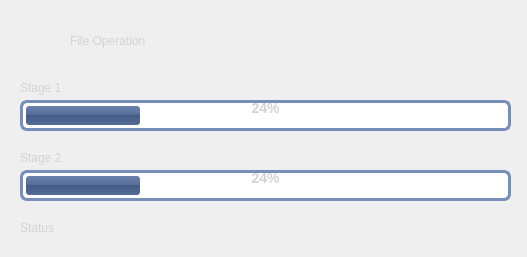
<?xml version="1.0" encoding="UTF-8"?>
<ui version="4.0">
 <class>Progress</class>
 <widget class="QWidget" name="Progress">
  <property name="geometry">
   <rect>
    <x>0</x>
    <y>0</y>
    <width>527</width>
    <height>257</height>
   </rect>
  </property>
  <property name="font">
   <font>
    <kerning>true</kerning>
   </font>
  </property>
  <property name="windowTitle">
   <string>Form</string>
  </property>
  <property name="styleSheet">
   <string notr="true">QMainWindow {
background-image: url(:/Images/Marble.jpg);
border-radius: 6px;
border-width: 3px;
}


QProgressBar {
color: lightgray;
border-width: 3px;
border-color: #778EB8;
border-style: solid;
border-radius: 7px;
padding: 3px;
font: bold &quot;Ubuntu&quot;;
font-size: 14px;
padding-left: 3px;
padding-right: 3px;
text-align: centered;
}

QProgressBar::chunk {
background-color: QLinearGradient( x1: 0, y1: 0, x2: 0, y2: 1,  stop: 0 #6B82AC, stop: 0.49 #566D97, stop: 0.5 #445B85, stop: 1 #566D97);
border-radius: 3px;
}

QLabel {
	color:	lightgray;
	font: bold &quot;Ubuntu&quot;;
	font-size: 12px;
}
</string>
  </property>
  <widget class="QProgressBar" name="progressBar">
   <property name="geometry">
    <rect>
     <x>20</x>
     <y>100</y>
     <width>491</width>
     <height>31</height>
    </rect>
   </property>
   <property name="font">
    <font>
     <pointsize>-1</pointsize>
     <weight>75</weight>
     <italic>false</italic>
     <bold>true</bold>
     <kerning>true</kerning>
    </font>
   </property>
   <property name="styleSheet">
    <string notr="true"/>
   </property>
   <property name="value">
    <number>24</number>
   </property>
   <property name="alignment">
    <set>Qt::AlignCenter</set>
   </property>
   <property name="invertedAppearance">
    <bool>false</bool>
   </property>
  </widget>
  <widget class="QLabel" name="LabelHeader">
   <property name="geometry">
    <rect>
     <x>70</x>
     <y>20</y>
     <width>441</width>
     <height>41</height>
    </rect>
   </property>
   <property name="font">
    <font>
     <family>Ubuntu</family>
     <pointsize>26</pointsize>
     <weight>50</weight>
     <italic>false</italic>
     <bold>false</bold>
    </font>
   </property>
   <property name="styleSheet">
    <string notr="true">font: 26pt &quot;Ubuntu&quot;;</string>
   </property>
   <property name="text">
    <string>File Operation</string>
   </property>
  </widget>
  <widget class="QLabel" name="LabelStatus">
   <property name="geometry">
    <rect>
     <x>20</x>
     <y>220</y>
     <width>491</width>
     <height>16</height>
    </rect>
   </property>
   <property name="styleSheet">
    <string notr="true"/>
   </property>
   <property name="text">
    <string>Status</string>
   </property>
  </widget>
  <widget class="QLabel" name="label">
   <property name="geometry">
    <rect>
     <x>20</x>
     <y>20</y>
     <width>32</width>
     <height>32</height>
    </rect>
   </property>
   <property name="text">
    <string/>
   </property>
   <property name="pixmap">
    <pixmap resource="SkinRessource.qrc">:/Images/file32x32.png</pixmap>
   </property>
  </widget>
  <widget class="QProgressBar" name="progressBar_2">
   <property name="geometry">
    <rect>
     <x>20</x>
     <y>170</y>
     <width>491</width>
     <height>31</height>
    </rect>
   </property>
   <property name="sizePolicy">
    <sizepolicy hsizetype="Fixed" vsizetype="Fixed">
     <horstretch>0</horstretch>
     <verstretch>0</verstretch>
    </sizepolicy>
   </property>
   <property name="font">
    <font>
     <pointsize>-1</pointsize>
     <weight>75</weight>
     <italic>false</italic>
     <bold>true</bold>
    </font>
   </property>
   <property name="value">
    <number>24</number>
   </property>
   <property name="alignment">
    <set>Qt::AlignCenter</set>
   </property>
  </widget>
  <widget class="QLabel" name="LabelStage1">
   <property name="geometry">
    <rect>
     <x>20</x>
     <y>80</y>
     <width>491</width>
     <height>16</height>
    </rect>
   </property>
   <property name="text">
    <string>Stage 1</string>
   </property>
  </widget>
  <widget class="QLabel" name="LabelStage2">
   <property name="geometry">
    <rect>
     <x>20</x>
     <y>150</y>
     <width>491</width>
     <height>16</height>
    </rect>
   </property>
   <property name="text">
    <string>Stage 2</string>
   </property>
  </widget>
 </widget>
 <resources>
  <include location="SkinRessource.qrc"/>
 </resources>
 <connections/>
</ui>
